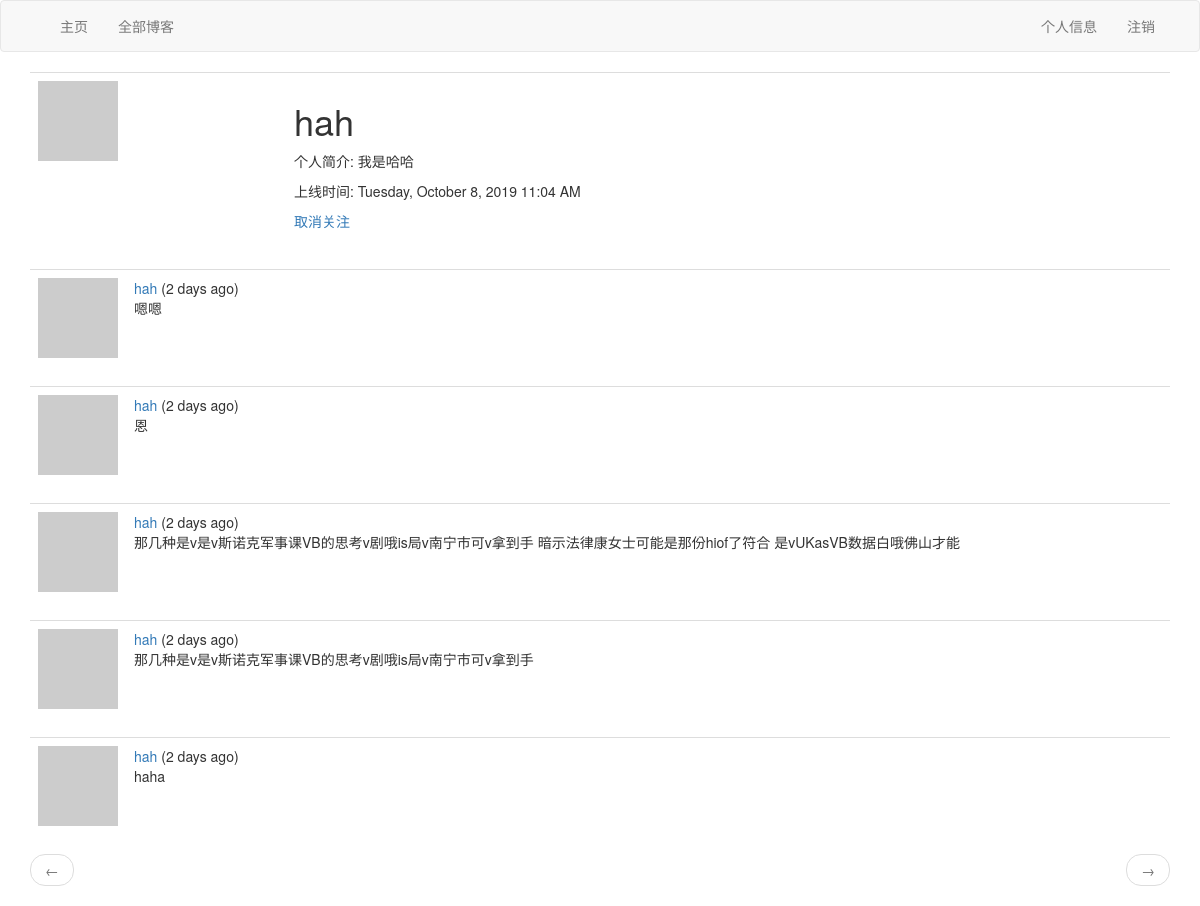
Page /user/hah (signed in) on the committed database.
### app/models.py (models this page shows, shortened)
class User(UserMixin, db.Model):
    id = db.Column(db.Integer, primary_key=True)
    username = db.Column(db.String(64), index=True, unique=True)
    email = db.Column(db.String(120), index=True, unique=True)
    password_hash = db.Column(db.String(128))
    posts = db.relationship('Post', backref='author', lazy='dynamic')
    about_me = db.Column(db.String(140))
    last_seen = db.Column(db.DateTime, default=datetime.utcnow)
    followed = db.relationship(
        'User',
        secondary=followers,
        primaryjoin=(followers.c.follower_id == id),
        secondaryjoin=(followers.c.followed_id == id),
        backref=db.backref('followers', lazy='dynamic'),
        lazy='dynamic'
    )
    def avatar(self, size):
        digest = md5(self.email.lower().encode('utf-8')).hexdigest()
        return 'https://www.gravatar.com/avatar/{}?d=identicon&s={}'.format(
            digest, size)
    def is_following(self, user):
        return self.followed.filter(followers.c.followed_id == user.id).count() > 0

class Post(db.Model):
    id = db.Column(db.Integer, primary_key=True)
    body = db.Column(db.String(140))
    timestamp = db.Column(db.DateTime, index=True, default=datetime.now)
    user_id = db.Column(db.Integer, db.ForeignKey('user.id'))

### app/main/routes.py (the view)
@main_blu.route('/user/<username>')
@login_required
def user(username):
    user = User.query.filter_by(username=username).first_or_404()
    page = request.args.get('page', 1, type=int)
    posts = user.posts.order_by(Post.timestamp.desc()).paginate(page, current_app.config['POSTS_PER_PAGE'], False)
    next_url = url_for('main.user', username=user.username, page=posts.next_num) if posts.has_next else None
    prev_url = url_for('main.user', username=user.username, page=posts.prev_num) if posts.has_prev else None
    return render_template('user.html', user=user, posts=posts.items, next_url=next_url, prev_url=prev_url)

### app/main/routes.py (called while the page is built)
@main_blu.before_app_request
def before_request():
    if current_user.is_authenticated:
        current_user.last_seen = datetime.utcnow()
        db.session.commit()

### app/models.py (called while the page is built)
@login.user_loader
def load_user(id):
    return User.query.get(int(id))

### app/templates/user.html
{% extends "base.html" %}
{% block app_content %}
    <table class="table table-hover">
        <tr>
            <td width="256px"><img src="{{ user.avatar(180) }}"></td>
            <td>
                <h1>{{ user.username }}</h1>
                {% if user.about_me %}
                    <p>个人简介:&nbsp{{ user.about_me }}</p>
                {% endif %}
                {% if user.last_seen %}
                    <p>上线时间:&nbsp{{ moment(user.last_seen).format('LLLL') }}</p>
                {% endif %}
                {% if user == current_user %}
                    <p>
                        <a href="{{ url_for('main.edit_profile') }}">修改个人资料</a>
                    </p>
                {% elif not current_user.is_following(user) %}
                    <p>
                        <a href="{{ url_for('main.follow', username=user.username) }}">关注</a>
                    </p>
                {% else %}
                    <p>
                        <a href="{{ url_for('main.unfollow', username=user.username) }}">取消关注</a>
                    </p>
                {% endif %}
            </td>
        </tr>
    </table>
    {% for post in posts %}
        {% include '_post.html' %}
    {% endfor%}
    <nav aria-label="...">
        <ul class="pager">
            <li class="previous{% if not prev_url %} disabled{% endif %}">
                <a href="{{ prev_url or '#' }}">
                    <span aria-hidden="true">&larr;</span>
                </a>
            </li>
            <li class="next{% if not next_url %} disabled{% endif %}">
                <a href="{{ next_url or '#' }}">
                    <span aria-hidden="true">&rarr;</span>
                </a>
            </li>
        </ul>
    </nav>
{% endblock%}

### app/templates/_post.html
<table class="table table-hover">
    <tr>
        <td width="70px">
            <a href="{{ url_for('main.user', username=post.author.username) }}">
                <img src="{{ post.author.avatar(45) }}" />
            </a>
        </td>
        <td>
            <a href="{{ url_for('main.user', username=post.author.username) }}">
                {{ post.author.username }}
            </a>
            ({{ moment(post.timestamp).fromNow() }})
            <br>
            {{ post.body }}
        </td>
    </tr>
</table>

### rows in the picture
User: username "hah", about_me "我是哈哈", last_seen "Tuesday, October 8, 2019 11:04 AM"
Post: author.username "hah", timestamp "2 days ago", body "嗯嗯"
Post: author.username "hah", timestamp "2 days ago", body "恩"
Post: author.username "hah", timestamp "2 days ago", body "那几种是v是v斯诺克军事课VB的思考v剧哦is局v南宁市可v拿到手 暗示法律康女士可能是那份hiof了符合 是vUKasVB数据白哦佛山才能"
Post: author.username "hah", timestamp "2 days ago", body "那几种是v是v斯诺克军事课VB的思考v剧哦is局v南宁市可v拿到手"
Post: author.username "hah", timestamp "2 days ago", body "haha"
